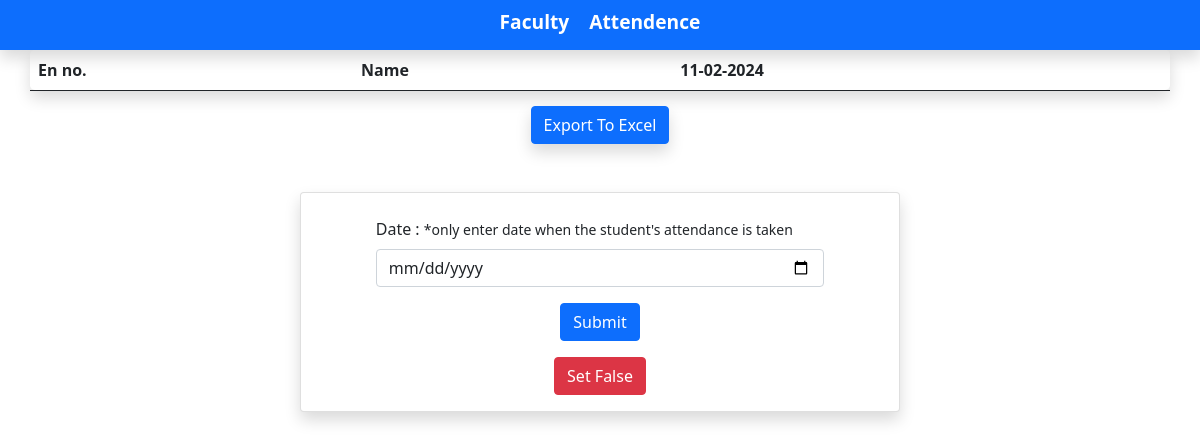
/faculty/, run on an earlier commit of the app's database.
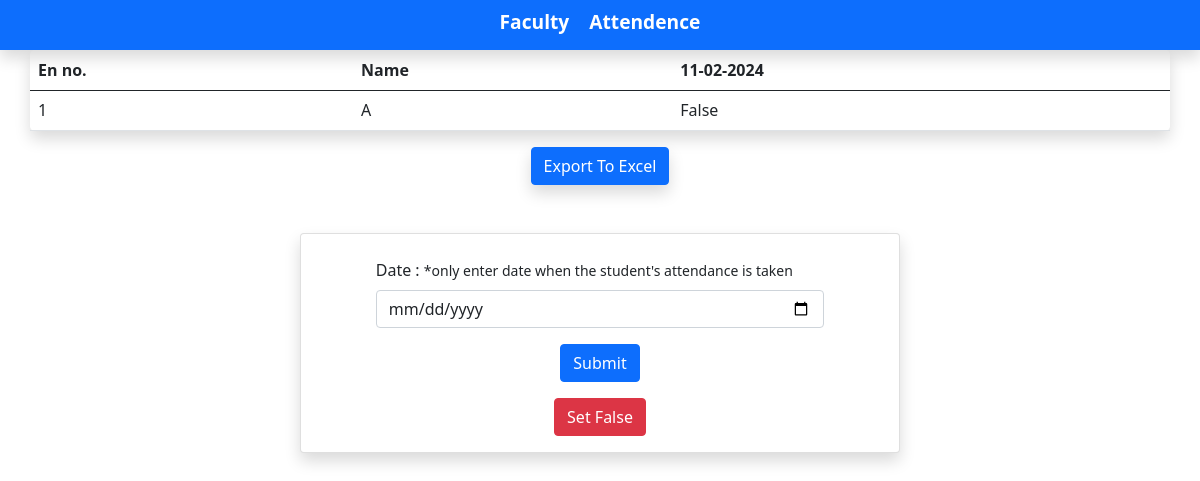
And on a later commit of the database.
### college_admin/models.py (models this page shows)
class register(models.Model):
    en_no = models.TextField(max_length=20,primary_key=True)
    name = models.TextField(max_length=20)
    img = models.ImageField(upload_to="img/")
    attended = models.BooleanField(default=False)
    cap_img = models.ImageField(upload_to='cap_images/')

### faculty/views.py (the view, shortened to what this page needs)
# urls.py: path('',F_home,name='F_home'),
def F_home(request):
    data = register.objects.values("en_no", "name", "attended")
    context = {
        "page": "Faculty",
        "data": data,
        "current_datetime": current_datetime,
    }
    date = ""
    return render(request, "F_index.html", context)

### faculty/templates/F_index.html (shortened to what this page needs)
{% extends "./base.html" %}
{% block index %}
<table class="table container shadow rounded-3 border-5">
  <thead>
    <tr>
      <th scope="col">En no.</th>
      <th scope="col">Name</th>
      <th scope="col">{{ current_datetime|date:"d-m-Y"}}</th>
    </tr>
  </thead>
  <tbody>
    <tr>
      {% for row in data %}
    <tr>
      <td>{{ row.en_no }}</td>
      <td>{{ row.name }}</td>
      <td>{{ row.attended }}</td>
    </tr>
    {% endfor %}
    </tr>
  </tbody>
</table>
<form method="post" action="{% url 'export_to_excel' %}">
  <div class="d-block custom-button mt-3">
    <button type="submit" class="btn btn-primary shadow">Export To Excel</button>
  </div>
</form>
<div class="d-flex justify-content-center">
  <section class="card shadow m-5 d-flex justify-content-center align-items-center w-50">
    <div class="mb-3 w-75 d-block m-4">
      <form method="post">
          <label for="exampleInputEmail1" class="form-label d-block">Date : <small>*only enter date when the student's attendance is taken</small> </label>
          <input type="date" class="form-control" name="date">
          <div class="d-block custom-button mt-3">
            <button type="submit" class="btn btn-primary">Submit</button>
          </div>
      </form>
      <form method="post" action="{% url 'empty' %}">
            <div class="d-block custom-button mt-3">
                <button type="submit" class="btn btn-danger">Set False</button>
            </div>
        </form>
    </div>
  </section>
{% endblock %}

### User/templates/base.html (shortened to what this page needs)
{% load static %}
<!DOCTYPE html>
<html lang="en">
<head>
    <link href="https://cdn.jsdelivr.net/npm/bootstrap@5.0.2/dist/css/bootstrap.min.css" rel="stylesheet"
>
    <link rel="stylesheet" type="text/css" href="{% static 'css/CA_index.css' %}">
</head>
<body class="">
    <nav class="navbar navbar-dark bg-primary navbar-expand-lg center-navbar justify-content-center shadow">
        <div class="d-flex">
                <ul class="navbar-nav flex-row">
                    <li class="nav-item">
                        <a class="custom-link" href="{% url 'F_home' %}">Faculty</a>
                    </li>
                    <li class="nav-item">
                        <a class="custom-link" href="{% url 'U_home' %}">Attendence</a>
                    </li>
                </ul>
        </div>
    </nav>
    {% block index %}
    {% endblock %}
</body>
</html>

### college_admin/static/css/CA_index.css (style rules this page uses)
.custom-button { text-align: center; }
.custom-link { color: #ffffff; font-size: larger; text-decoration: none; margin: 10px 10px; transition: all 0.5s ease-in-out; font-weight: bold; font-family: 'Segoe UI', Tahoma, Geneva, Verdana, sans-serif; }
.nav-item { margin-bottom: 5px; }

What changed in the data, as far as the page shows it:
added register: en_no "1", name "A", attended "False"
